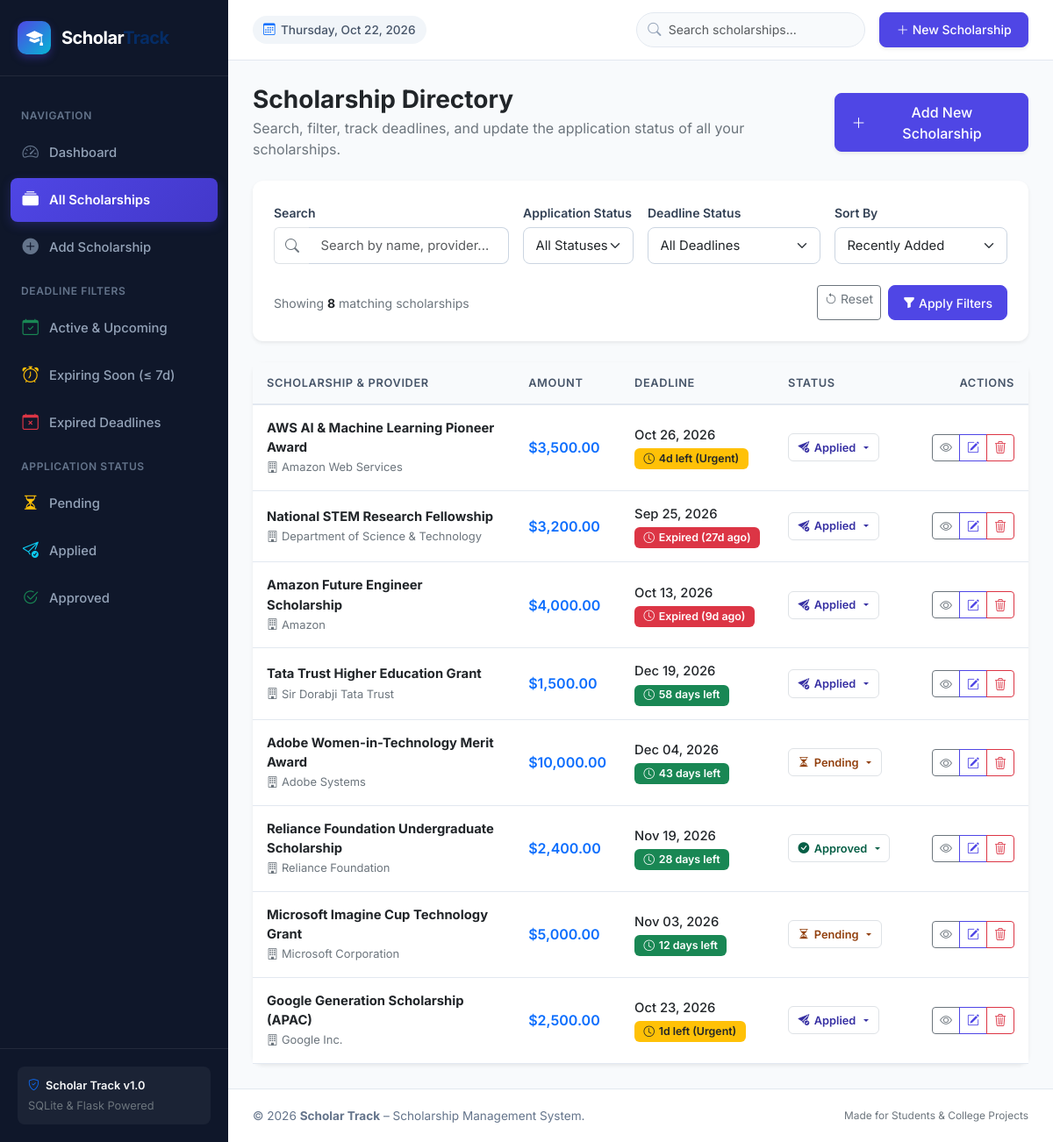
The page /scholarships on the database its author committed.
### tables this page shows
CREATE TABLE scholarships (
            id INTEGER PRIMARY KEY AUTOINCREMENT,
            scholarship_name TEXT NOT NULL,
            provider TEXT NOT NULL,
            description TEXT,
            eligibility TEXT,
            amount REAL NOT NULL DEFAULT 0.0,
            deadline TEXT NOT NULL,
            application_link TEXT,
            application_status TEXT NOT NULL DEFAULT 'Pending',
            created_at TIMESTAMP DEFAULT CURRENT_TIMESTAMP
        );

### app.py (the view)
@app.route('/scholarships')
def scholarships():
    search_query = request.args.get('search', '').strip()
    status_filter = request.args.get('status', 'All').strip()
    deadline_filter = request.args.get('deadline_status', 'all').strip()
    sort_by = request.args.get('sort', 'newest').strip()
    try:
        scholarship_list = database.get_all_scholarships(
            search_query=search_query,
            status_filter=status_filter,
            deadline_filter=deadline_filter,
            sort_by=sort_by
        )
    except Exception as e:
        app.logger.error(f"Error fetching scholarships: {e}")
        flash(f"Could not retrieve scholarships: {str(e)}", "danger")
        scholarship_list = []
    return render_template(
        'scholarships.html',
        scholarships=scholarship_list,
        total_count=len(scholarship_list),
        search_query=search_query,
        current_status=status_filter,
        current_deadline_status=deadline_filter,
        current_sort=sort_by,
        active_page='scholarships'
    )

### app.py (called while the page is built)
@app.context_processor
def inject_global_template_vars():
    return {
        'current_year': datetime.now().year,
        'today_date': date.today().strftime('%Y-%m-%d'),
        'today_display': date.today().strftime('%A, %b %d, %Y'),
        'valid_statuses': database.VALID_STATUSES
    }

### database.py (called while the page is built)
def get_db_connection():
    conn = sqlite3.connect(DB_PATH)
    conn.row_factory = sqlite3.Row
    conn.execute("PRAGMA foreign_keys = ON;")
    return conn

### templates/scholarships.html (shortened to what this page needs)
{% extends 'base.html' %}
{% block content %}
<div class="d-flex flex-column flex-md-row justify-content-between align-items-start align-items-md-center mb-4 gap-3">
  <div>
    <h1 class="h3 fw-bold text-dark mb-1">Scholarship Directory</h1>
    <p class="text-secondary mb-0">
      Search, filter, track deadlines, and update the application status of all your scholarships.
    </p>
  </div>
  <div>
    <a href="{{ url_for('add_scholarship') }}" class="btn btn-primary d-flex align-items-center gap-2 shadow-sm">
      <i class="bi bi-plus-lg"></i>
      <span>Add New Scholarship</span>
    </a>
  </div>
</div>
<div class="card mb-4 border-0 shadow-sm">
  <div class="card-body p-3 p-md-4">
    <form action="{{ url_for('scholarships') }}" method="GET" class="row g-3">
      <div class="col-12 col-md-4">
        <label for="searchInput" class="form-label">Search</label>
        <div class="input-group">
          <span class="input-group-text bg-white text-secondary border-end-0">
            <i class="bi bi-search"></i>
          </span>
          <input
            type="text"
            id="searchInput"
            name="search"
            class="form-control border-start-0"
            placeholder="Search by name, provider..."
            value="{{ search_query }}"
          >
        </div>
      </div>
      <div class="col-6 col-md-2">
        <label for="statusFilter" class="form-label">Application Status</label>
        <select id="statusFilter" name="status" class="form-select">
          <option value="All" {% if current_status == 'All' %}selected{% endif %}>All Statuses</option>
        </select>
      </div>
      <div class="col-6 col-md-3">
        <label for="deadlineFilter" class="form-label">Deadline Status</label>
        <select id="deadlineFilter" name="deadline_status" class="form-select">
          <option value="all" {% if current_deadline_status == 'all' %}selected{% endif %}>All Deadlines</option>
        </select>
      </div>
      <div class="col-12 col-md-3">
        <label for="sortFilter" class="form-label">Sort By</label>
        <select id="sortFilter" name="sort" class="form-select">
          <option value="newest" {% if current_sort == 'newest' %}selected{% endif %}>Recently Added</option>
        </select>
      </div>
      <div class="col-12 d-flex justify-content-between align-items-center pt-2">
        <div class="text-secondary small">
          Showing <span class="fw-bold text-dark">{{ total_count }}</span> matching scholarship{{ 's' if total_count != 1 else '' }}
        </div>
        <div class="d-flex gap-2">
          <a href="{{ url_for('scholarships') }}" class="btn btn-outline-secondary btn-sm">
            <i class="bi bi-arrow-counterclockwise me-1"></i>Reset
          </a>
          <button type="submit" class="btn btn-primary btn-sm px-3">
            <i class="bi bi-funnel-fill me-1"></i>Apply Filters
          </button>
        </div>
      </div>
    </form>
  </div>
</div>
<div class="card border-0 shadow-sm">
  <div class="card-body p-0">
    {% if scholarships %}
      <div class="table-responsive">
        <table class="table table-hover align-middle mb-0">
          <thead class="table-light">
            <tr>
              <th scope="col" style="min-width: 220px;">Scholarship &amp; Provider</th>
              <th scope="col" style="min-width: 110px;">Amount</th>
              <th scope="col" style="min-width: 170px;">Deadline</th>
              <th scope="col" style="min-width: 150px;">Status</th>
              <th scope="col" class="text-end" style="min-width: 140px;">Actions</th>
            </tr>
          </thead>
          <tbody>
            {% for s in scholarships %}
              <tr>
                <td>
                  <a href="{{ url_for('scholarship_details', scholarship_id=s.id) }}" class="fw-bold text-dark text-decoration-none d-block">
                    {{ s.scholarship_name }}
                  </a>
                  <span class="text-secondary small">
                    <i class="bi bi-building me-1"></i>{{ s.provider }}
                  </span>
                </td>
                <td>
                  <span class="fw-semibold text-primary fs-6">{{ s.formatted_amount }}</span>
                </td>
                <td>
                  <div class="fw-medium text-dark">{{ s.formatted_deadline }}</div>
                  <div class="mt-1">
                    <span class="badge {{ s.deadline_badge_class }} badge-deadline">
                      <i class="bi bi-clock"></i> {{ s.deadline_badge_text }}
                    </span>
                  </div>
                </td>
                <td>
                  <form action="{{ url_for('update_status', scholarship_id=s.id) }}" method="POST" class="d-inline-block">
                    <div class="dropdown">
                      <button
                        class="badge-status {{ s.status_badge_class }} border dropdown-toggle cursor-pointer bg-transparent"
                        type="button"
                        data-bs-toggle="dropdown"
                        aria-expanded="false"
                        title="Click to quickly change application status"
                      >
                        <i class="bi {{ s.status_icon }}"></i>
                        <span>{{ s.application_status }}</span>
                      </button>
                    </div>
                  </form>
                </td>
                <td class="text-end">
                  <div class="btn-group btn-group-sm" role="group">
                    <a
                      href="{{ url_for('scholarship_details', scholarship_id=s.id) }}"
                      class="btn btn-outline-secondary"
                      title="View Complete Details"
                    >
                      <i class="bi bi-eye"></i>
                    </a>
                    <a
                      href="{{ url_for('edit_scholarship', scholarship_id=s.id) }}"
                      class="btn btn-outline-primary"
                      title="Edit Scholarship"
                    >
                      <i class="bi bi-pencil-square"></i>
                    </a>
                    <button
                      type="button"
                      class="btn btn-outline-danger"
                      title="Delete Scholarship"
                      data-bs-toggle="modal"
                      data-bs-target="#deleteConfirmModal"
                      data-scholarship-id="{{ s.id }}"
                      data-scholarship-name="{{ s.scholarship_name }}"
                    >
                      <i class="bi bi-trash3"></i>
                    </button>
                  </div>
                </td>
              </tr>
            {% endfor %}
          </tbody>
        </table>
      </div>
    {% endif %}
  </div>
</div>
{% endblock %}

### static/css/style.css (style rules this page uses)
:root { --font-family-base: 'Inter', -apple-system, BlinkMacSystemFont, 'Segoe UI', Roboto, Helvetica, Arial, sans-serif; --bg-body: #f8fafc; --sidebar-width: 260px; --sidebar-bg: #0f172a; --sidebar-bg-hover: #1e293b; --sidebar-text: #94a3b8; --sidebar-text-active: #ffffff; --color-primary: #4f46e5; --color-primary-light: #e0e7ff; --color-primary-hover: #4338ca; --color-success: #10b981; --color-warning: #f59e0b; --color-danger: #ef4444; --color-info: #0284c7; --border-subtle: #e2e8f0; --card-shadow: 0 4px 6px -1px rgba(0, 0, 0, 0.05), 0 2px 4px -2px rgba(0, 0, 0, 0.05); --card-shadow-hover: 0 10px 15px -3px rgba(0, 0, 0, 0.08), 0 4px 6px -4px rgba(0, 0, 0, 0.04); }
body { font-family: var(--font-family-base); background-color: var(--bg-body); color: #1e293b; margin: 0; padding: 0; min-height: 100vh; display: flex; overflow-x: hidden; }
.card { border: 1px solid var(--border-subtle); border-radius: 12px; box-shadow: var(--card-shadow); transition: transform 0.2s ease, box-shadow 0.2s ease; background-color: #ffffff; }
.badge-status { padding: 0.35rem 0.65rem; border-radius: 6px; font-size: 0.8rem; font-weight: 600; display: inline-flex; align-items: center; gap: 0.35rem; }
.badge-status-pending { background-color: #fef3c7; color: #92400e; border: 1px solid #fde68a; }
.badge-status-applied { background-color: #e0e7ff; color: #3730a3; border: 1px solid #c7d2fe; }
.badge-status-approved { background-color: #d1fae5; color: #065f46; border: 1px solid #a7f3d0; }
.badge-deadline { padding: 0.35rem 0.65rem; border-radius: 6px; font-size: 0.775rem; font-weight: 600; display: inline-flex; align-items: center; gap: 0.3rem; }
.table { vertical-align: middle; }
.table thead th { background-color: #f8fafc; font-size: 0.8rem; font-weight: 600; text-transform: uppercase; letter-spacing: 0.05em; color: #475569; border-top: none; border-bottom: 2px solid var(--border-subtle); padding: 0.85rem 1rem; }
.table tbody td { padding: 0.95rem 1rem; border-bottom: 1px solid var(--border-subtle); font-size: 0.925rem; }
.form-label { font-weight: 600; font-size: 0.875rem; color: #334155; margin-bottom: 0.35rem; }
.form-control, .form-select { border-radius: 8px; border: 1px solid #cbd5e1; padding: 0.55rem 0.85rem; font-size: 0.925rem; transition: border-color 0.15s ease, box-shadow 0.15s ease; }
.btn-primary { background-color: var(--color-primary); border-color: var(--color-primary); border-radius: 8px; font-weight: 500; padding: 0.55rem 1.15rem; transition: all 0.15s ease; }
.btn-outline-primary { color: var(--color-primary); border-color: var(--color-primary); border-radius: 8px; }

### rows shown on the page
scholarships: scholarship_name "AWS AI & Machine Learning Pioneer Award", provider "Amazon Web Services", formatted_amount "$3,500.00", formatted_deadline "Oct 26, 2026", deadline_badge_text "4d left (Urgent)", application_status "Applied"
scholarships: scholarship_name "National STEM Research Fellowship", provider "Department of Science & Technology", formatted_amount "$3,200.00", formatted_deadline "Sep 25, 2026", deadline_badge_text "Expired (27d ago)", application_status "Applied"
scholarships: scholarship_name "Amazon Future Engineer Scholarship", provider "Amazon", formatted_amount "$4,000.00", formatted_deadline "Oct 13, 2026", deadline_badge_text "Expired (9d ago)", application_status "Applied"
scholarships: scholarship_name "Tata Trust Higher Education Grant", provider "Sir Dorabji Tata Trust", formatted_amount "$1,500.00", formatted_deadline "Dec 19, 2026", deadline_badge_text "58 days left", application_status "Applied"
scholarships: scholarship_name "Adobe Women-in-Technology Merit Award", provider "Adobe Systems", formatted_amount "$10,000.00", formatted_deadline "Dec 04, 2026", deadline_badge_text "43 days left", application_status "Pending"
scholarships: scholarship_name "Reliance Foundation Undergraduate Scholarship", provider "Reliance Foundation", formatted_amount "$2,400.00", formatted_deadline "Nov 19, 2026", deadline_badge_text "28 days left", application_status "Approved"
scholarships: scholarship_name "Microsoft Imagine Cup Technology Grant", provider "Microsoft Corporation", formatted_amount "$5,000.00", formatted_deadline "Nov 03, 2026", deadline_badge_text "12 days left", application_status "Pending"
scholarships: scholarship_name "Google Generation Scholarship (APAC)", provider "Google Inc.", formatted_amount "$2,500.00", formatted_deadline "Oct 23, 2026", deadline_badge_text "1d left (Urgent)", application_status "Applied"

### other values the page prints
{{ total_count }} "8"
{{ 's' if total_count != 1 else '' }} "s"
